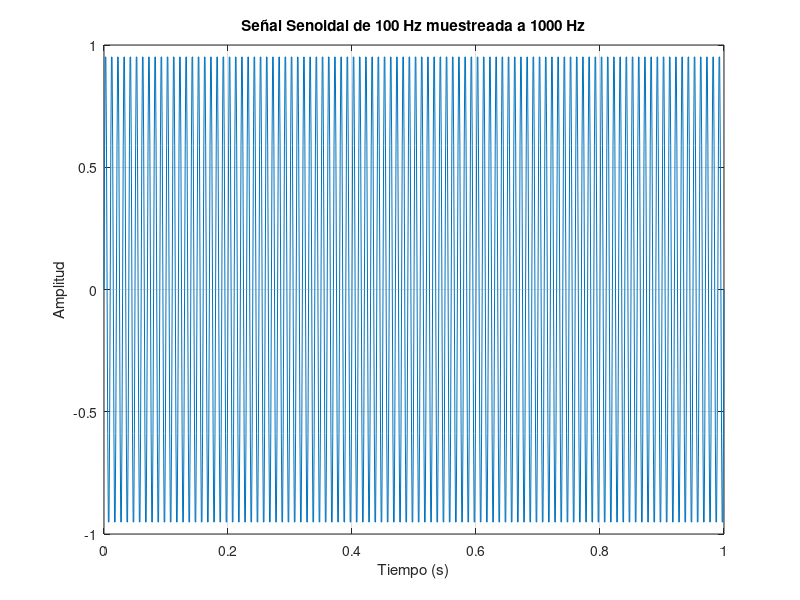

MATLAB code to generate this figure: (Note: this script raises an error after producing the figure.)

clear
clc
close all
%%EJ 1

% Parámetros de la señal
frecuencia = 100;         % Frecuencia de la señal (Hz)
frec_muestreo = 1000;     % Frecuencia de muestreo (Hz)
tiempo_inicio = 0;        % Tiempo inicial (s)
tiempo_final = 1;         % Tiempo final (s)

% Cálculo de parámetros derivados
periodo_muestreo = 1/frec_muestreo;  % Periodo de muestreo
t = tiempo_inicio:periodo_muestreo:tiempo_final; % Vector de tiempo

% Generación de la señal senoidal
signal = sin(2*pi*frecuencia*t);

% Graficación
figure;
plot(t, signal);
title('Señal Senoidal de 100 Hz muestreada a 1000 Hz');
xlabel('Tiempo (s)');
ylabel('Amplitud');
grid on;


disp(['Frecuencia de la señal: ', num2str(frecuencia), ' Hz']);
disp(['Frecuencia de muestreo: ', num2str(frec_muestreo), ' Hz']);
disp(['Número de muestras: ', num2str(length(t))]);

% el muestreo no deja ver los picos


%% EJ 2

SNR = 10; % dB
%Función awgn propia
signal_ruidosa = my_awgn(signal, SNR);
%Función awgn de Matlab
signal_awgn = awgn(signal, SNR, 'measured'); % awgn(X,snr) adds white Gaussian noise to the vector signal X. This syntax assumes that the power of X is 0 dBW.
var_senal_ruidosa = var(signal_awgn)
% Graficar comparación
figure(2);
subplot(3,1,1); plot(t, signal); title('Señal original');
subplot(3,1,2); plot(t, signal_ruidosa); title('Señal con my\_awgn');
subplot(3,1,3); plot(t, signal_awgn); title('Señal con awgn de MATLAB');



%% EJ 4

X = 2.5;
sigma = 2.5/sqrt(2);

% Rango de bits
vectorB = 2:32;

% Inicializar vectores
SNR_ADC = zeros(size(vectorB));
SNR_teorico = zeros(size(vectorB));

% Cálculo de SNR
for i = 1:length(vectorB)
    B = vectorB(i);
    SNR_ADC(i) = 6.02*(B - 1) - 20*log10(X/sigma) + 10.8;
 %   SNR_teorico(i) = 6.02 * B + 1.76;
end

% Graficar
figure;
plot(vectorB, SNR_ADC, 'ro-', 'LineWidth', 2, 'DisplayName', 'SNR ADC (modificada)');
hold on;
%plot(vectorB, SNR_teorico, 'b--', 'LineWidth', 2, 'DisplayName', 'SNR Teórica');
grid on;
xlabel('Bits del ADC');
ylabel('SNR (dB)');
title('SNR del ADC');
legend('Location', 'southeast');

%% EJ 5

nivel_cuant = 10/2^12
SNR_ej5 = 6.02 * 11 - 20*log(5 / 3.5 * sqrt(2)) + 10.8 % La señal no utiliza el rango entero del ADC, es decir, no es de excursión completa

%% EJ 6

% a ) Error por offset -- Se soluciona con un sumador
% b ) Error de linealización -- Se soluciona con un amplificador o
% atenuador.
% c ) Error por factor de escala no lineal (ajustar el factor de escala,
% como el que puse en Simulink a la salida del ADC dependiendo de donde
% caiga la lectura). Se soluciona haciendo una tabla de correspondencias.
% d ) Pérdida de códigos palabras. Puede pasar cuando el los valores de la
% señal no se actualizan porque el micro se quedo haciendo un calculo que
% excedio el tiempo de muestreo.
%% Funciones


function senal_ruidosa = my_awgn(signal, snr)
    var_senal = var(signal);
    var_ruido = var_senal/10^(snr/10) %% SE ASUME QUE LA SEÑAL TIENE MEDIA 0, LA VARIANZA SOLO CAPTURA LA POTENCIA DE LA PARTE VARIABLE

    ruido = sqrt(var_ruido) * randn(1,length(signal));
    senal_ruidosa = signal + ruido;
end

% Señal continua -- espectro aperiodico y viceversa
% Señal discreta -- espectro periodico y viceversa
% Señal real -- espectro par y viceversa

